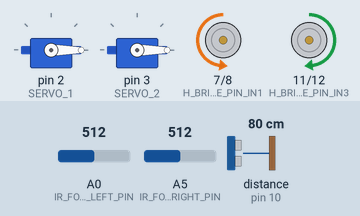
Bench run of a sketch on a simulated Arduino Uno, built with avr-gcc and run on an emulated ATmega328P. Shown: 2 × servo, motor-driver pin pairs drawn as motors (green arrow = first pin HIGH = forward, orange = second pin HIGH = backward, longer = more drive, scaled by the enable pin). Wiring (inferred from the names in the program): ultrasonic range finder: trigger pin 9; echo pin 10. Inputs (shaded band) come from the test bench; at power-on: distance to the obstacle (sensor on pin 10) 80 cm, A0 (IR_FOLLOW_LEFT_PIN) = 512, A5 (IR_FOLLOW_RIGHT_PIN) = 512. The echo pulse lasts 58.3 µs per cm.

Above: at 1.2 s.
1.3 s: distance to the obstacle (sensor on pin 10) set to 17 cm
2.8 s: distance to the obstacle (sensor on pin 10) set to 14 cm
At 4.99 s:
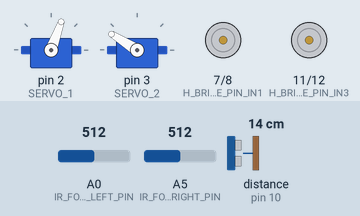
5.8 s: distance to the obstacle (sensor on pin 10) set to 18 cm
At 8.1 s:
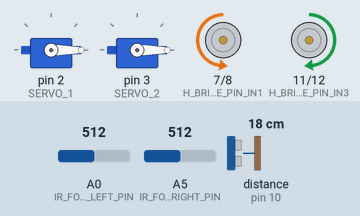
8.8 s: A0 (IR_FOLLOW_LEFT_PIN) set to 716
At 9.8 s:
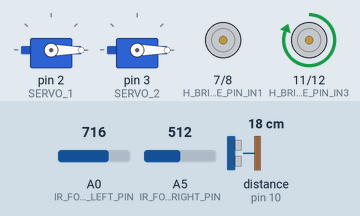
10.3 s: A5 (IR_FOLLOW_RIGHT_PIN) set to 716
At 11.5 s:
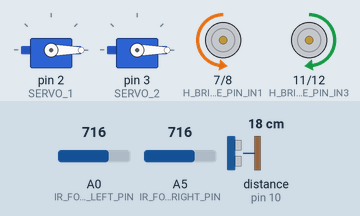
11.8 s: distance to the obstacle (sensor on pin 10) set to 2 cm
At 13.69 s:
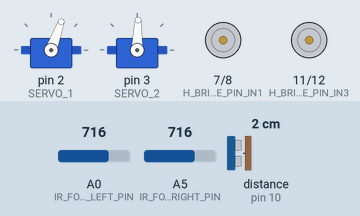
Timing chart, 0 to 62.3 s (numbered marks = the images above; inputs shaded):
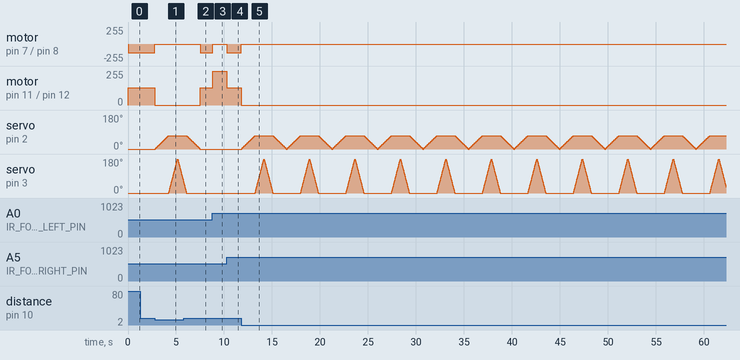

Measured:
- the behaviour switches between 16 and 15 cm on distance to the obstacle (sensor on pin 10) (found by bisection; images 0 and 1)
- after the input at 2.8 s, motor on pin 7 (H_BRIDGE_PIN_IN1) / pin 8 (H_BRIDGE_PIN_IN2): backward 130/255 → stopped at once; motor on pin 11 (H_BRIDGE_PIN_IN3) / pin 12 (H_BRIDGE_PIN_IN4): forward 130/255 → stopped at once
- after the input at 5.8 s, motor on pin 7 (H_BRIDGE_PIN_IN1) / pin 8 (H_BRIDGE_PIN_IN2): stopped → backward 130/255 after 1.7 s; motor on pin 11 (H_BRIDGE_PIN_IN3) / pin 12 (H_BRIDGE_PIN_IN4): stopped → forward 130/255 after 1.7 s; servo on pin 2 (SERVO_1): goes on until 7.5 s, then stays 0°
- after the input at 8.8 s, motor on pin 7 (H_BRIDGE_PIN_IN1) / pin 8 (H_BRIDGE_PIN_IN2): backward 130/255 → stopped at once; motor on pin 11 (H_BRIDGE_PIN_IN3) / pin 12 (H_BRIDGE_PIN_IN4): forward 130/255 → forward 255/255 at once
- after the input at 10.3 s, motor on pin 7 (H_BRIDGE_PIN_IN1) / pin 8 (H_BRIDGE_PIN_IN2): stopped → backward 130/255 at once; motor on pin 11 (H_BRIDGE_PIN_IN3) / pin 12 (H_BRIDGE_PIN_IN4): forward 255/255 → forward 130/255 at once
- after the input at 11.8 s, motor on pin 7 (H_BRIDGE_PIN_IN1) / pin 8 (H_BRIDGE_PIN_IN2): backward 130/255 → stopped at once; motor on pin 11 (H_BRIDGE_PIN_IN3) / pin 12 (H_BRIDGE_PIN_IN4): forward 130/255 → stopped at once

The sketch:

code.ino
```cpp
#include <Servo.h>

// ================= SERVO =================
Servo SERVO_1;
Servo SERVO_2;

// ================= PID / SPEED SETTINGS =================
float Kp = 0.8;            // Increased Proportional (Higher accuracy)
float Kd = 1.2;            // Added Derivative (Reduces wobbling/overshoot)
int baseSpeed = 130;       // Decreased speed (was 170) for better control

int lastError = 0;         // Stores previous error for the D term

// ================= IR Sensors =================
int IR_FOLLOW_RIGHT_PIN = A5;
int IR_FOLLOW_LEFT_PIN  = A0;

// ================= Motor Driver =================
int H_BRIDGE_PIN_ENA = 5;
int H_BRIDGE_PIN_ENB = 6;
int H_BRIDGE_PIN_IN1 = 7;
int H_BRIDGE_PIN_IN2 = 8;
int H_BRIDGE_PIN_IN3 = 11;
int H_BRIDGE_PIN_IN4 = 12;

// ================= Ultrasonic =================
const int TRIG = 9;
const int ECHO = 10;

// ================= Variables =================
int DISTANCE;
long DURATION;
int POS_1 = 0;
int POS_2 = 0;

void setup() {
    Serial.begin(9600);
    pinMode(H_BRIDGE_PIN_ENA, OUTPUT);
    pinMode(H_BRIDGE_PIN_ENB, OUTPUT);
    pinMode(H_BRIDGE_PIN_IN1, OUTPUT);
    pinMode(H_BRIDGE_PIN_IN2, OUTPUT);
    pinMode(H_BRIDGE_PIN_IN3, OUTPUT);
    pinMode(H_BRIDGE_PIN_IN4, OUTPUT);
    pinMode(TRIG, OUTPUT);
    pinMode(ECHO, INPUT);
    SERVO_1.attach(2);
    SERVO_2.attach(3);
    SERVO_1.write(0);
    SERVO_2.write(0);
}

void loop() {
    // 1. MEASURE DISTANCE
    digitalWrite(TRIG, LOW);
    delayMicroseconds(2);
    digitalWrite(TRIG, HIGH);
    delayMicroseconds(10);
    digitalWrite(TRIG, LOW);
    DURATION = pulseIn(ECHO, HIGH);
    DISTANCE = DURATION * 0.034 / 2;

    // 2. OBSTACLE AVOIDANCE
    if (DISTANCE > 0 && DISTANCE <= 14) {
        stopMotors();
        for (POS_1 = 0; POS_1 <= 70; POS_1 += 2) { SERVO_1.write(POS_1); delay(40); }
        for (POS_2 = 0; POS_2 <= 180; POS_2 += 4) { SERVO_2.write(POS_2); delay(20); }
        for (POS_2 = 180; POS_2 >= 0; POS_2 -= 4) { SERVO_2.write(POS_2); delay(20); }
        for (POS_1 = 70; POS_1 >= 0; POS_1 -= 2) { SERVO_1.write(POS_1); delay(40); }
    }
    // 3. LINE FOLLOWER (PD CONTROL)
    else {
        int leftValue = analogRead(IR_FOLLOW_LEFT_PIN);
        int rightValue = analogRead(IR_FOLLOW_RIGHT_PIN);

        // Current Error
        int error = leftValue - rightValue;

        // Calculate Derivative (rate of change)
        int derivative = error - lastError;

        // PD Formula
        int correction = (error * Kp) + (derivative * Kd);

        // Save error for next loop
        lastError = error;

        // Adjust Speeds
        int leftSpeed  = baseSpeed - correction;
        int rightSpeed = baseSpeed + correction;

        leftSpeed  = constrain(leftSpeed, 0, 255);
        rightSpeed = constrain(rightSpeed, 0, 255);

        // Direction Forward
        digitalWrite(H_BRIDGE_PIN_IN1, LOW);
        digitalWrite(H_BRIDGE_PIN_IN2, HIGH);
        digitalWrite(H_BRIDGE_PIN_IN3, HIGH);
        digitalWrite(H_BRIDGE_PIN_IN4, LOW);

        analogWrite(H_BRIDGE_PIN_ENA, leftSpeed);
        analogWrite(H_BRIDGE_PIN_ENB, rightSpeed);
    }
    delay(5); // Faster loop for higher accuracy
}

void stopMotors() {
    analogWrite(H_BRIDGE_PIN_ENA, 0);
    analogWrite(H_BRIDGE_PIN_ENB, 0);
}
```
